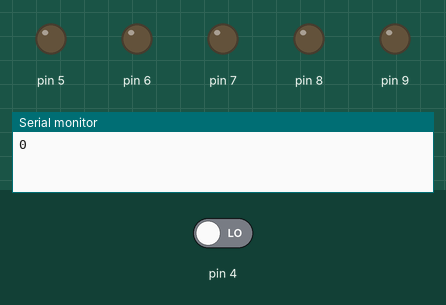
This sketch was run on a simulated Arduino Uno, built with avr-gcc and run on an emulated ATmega328P. Shown: output pins drawn as LEDs (lit = HIGH), the last lines printed to the serial monitor. Inputs (shaded band) come from the test bench; at power-on: pin 4 LOW.

Above: at 0.2 s.
At 0.8 s:
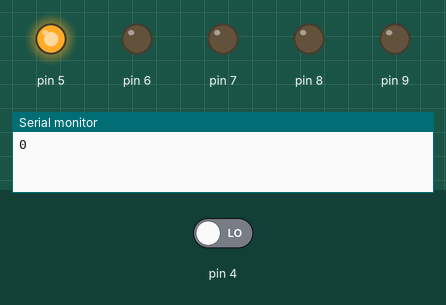
At 1.6 s:
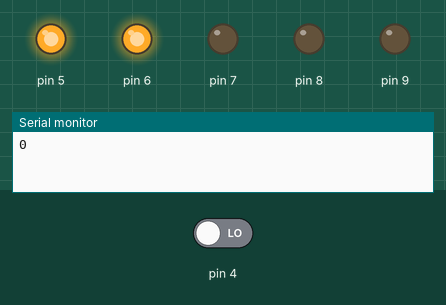
At 3.2 s:
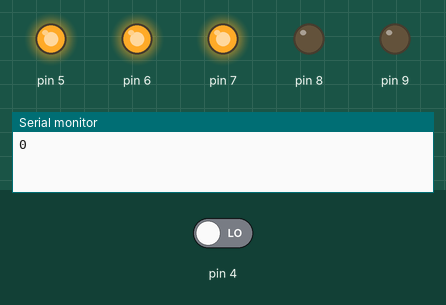
At 4.6 s:
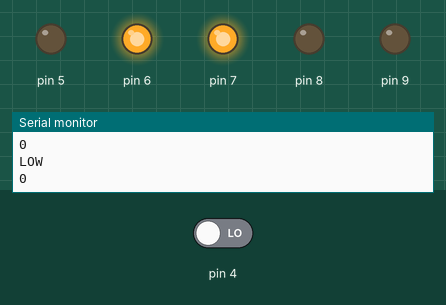
At 5.4 s:
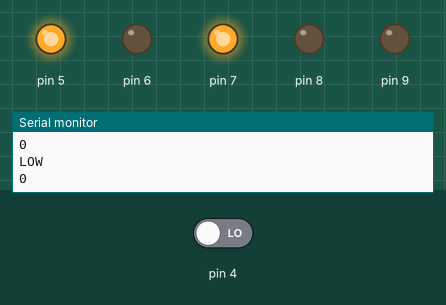
Timing chart, 0 to 5.7 s (numbered marks = the images above):
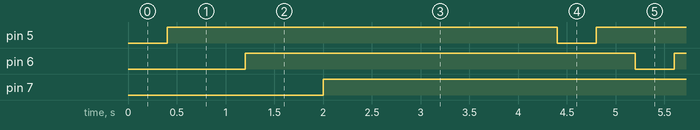

Measured:
- by itself, pin 5–7: alternates HIGH for 4.0 s and LOW for 0.40 s

The sketch:

encoders_RGB_test.ino
```cpp
//sketch to test RGB encoders

void setup(){
  pinMode(5, OUTPUT);
  pinMode(6, OUTPUT);
  pinMode(7, OUTPUT);
  pinMode(8, OUTPUT);
  pinMode(9, OUTPUT);
  pinMode(4, INPUT);
  Serial.begin(9600);
}

void readButton(){
  int value = digitalRead(4);
  Serial.println(value);
}

void loop(){
  //
  readButton();
  for(int i = 5; i < 8; i++){
    digitalWrite(i, LOW);
    delay(400);
     digitalWrite(i, HIGH);
     delay(400);
  }
  delay(1000);
  Serial.println("HIGH");
  readButton();
  /*for(int i = 5; i< 10; i++){
    digitalWrite(i, LOW);
    delay(100);
  }
  */
  Serial.println("LOW");
  delay(1000);
}
```
